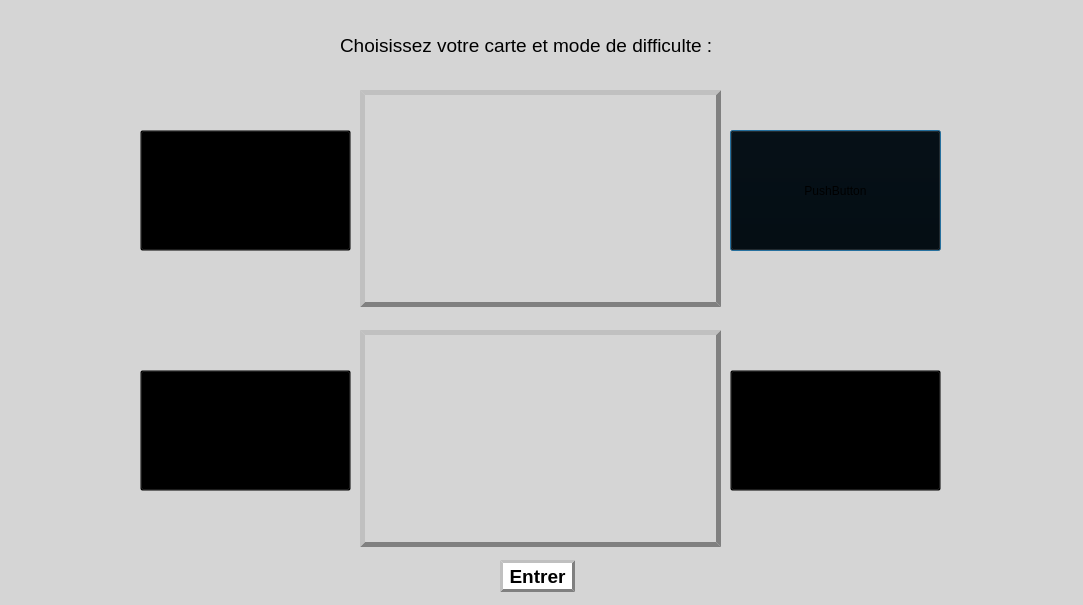
<?xml version="1.0" encoding="UTF-8"?>
<ui version="4.0">
 <class>choix_level</class>
 <widget class="QDialog" name="choix_level">
  <property name="geometry">
   <rect>
    <x>0</x>
    <y>0</y>
    <width>1083</width>
    <height>605</height>
   </rect>
  </property>
  <property name="windowTitle">
   <string>Choix du niveau</string>
  </property>
  <property name="styleSheet">
   <string notr="true">background-color: rgb(213, 213, 213);</string>
  </property>
  <widget class="QLabel" name="map">
   <property name="geometry">
    <rect>
     <x>360</x>
     <y>90</y>
     <width>361</width>
     <height>217</height>
    </rect>
   </property>
   <property name="styleSheet">
    <string notr="true">border-style: outset;
     border-width: 5px;
     border-color: grey
;</string>
   </property>
   <property name="text">
    <string/>
   </property>
   <property name="pixmap">
    <pixmap resource="mice.qrc">:/images/stage.png</pixmap>
   </property>
  </widget>
  <widget class="QPushButton" name="right_map">
   <property name="geometry">
    <rect>
     <x>730</x>
     <y>130</y>
     <width>211</width>
     <height>121</height>
    </rect>
   </property>
   <property name="styleSheet">
    <string notr="true">
background-color: transparent;
image: url(:/images/arrow.png);</string>
   </property>
   <property name="text">
    <string>PushButton</string>
   </property>
  </widget>
  <widget class="QPushButton" name="left_map">
   <property name="geometry">
    <rect>
     <x>140</x>
     <y>130</y>
     <width>211</width>
     <height>121</height>
    </rect>
   </property>
   <property name="styleSheet">
    <string notr="true">
background-color: transparent;
image: url(:/images/arrow_left.png);</string>
   </property>
   <property name="text">
    <string>PushButton</string>
   </property>
  </widget>
  <widget class="QPushButton" name="left_difficulte">
   <property name="geometry">
    <rect>
     <x>140</x>
     <y>370</y>
     <width>211</width>
     <height>121</height>
    </rect>
   </property>
   <property name="styleSheet">
    <string notr="true">
background-color: transparent;
image: url(:/images/arrow_left.png);</string>
   </property>
   <property name="text">
    <string>PushButton</string>
   </property>
  </widget>
  <widget class="QPushButton" name="right_difficulte">
   <property name="geometry">
    <rect>
     <x>730</x>
     <y>370</y>
     <width>211</width>
     <height>121</height>
    </rect>
   </property>
   <property name="styleSheet">
    <string notr="true">
background-color: transparent;
image: url(:/images/arrow.png);</string>
   </property>
   <property name="text">
    <string>PushButton</string>
   </property>
  </widget>
  <widget class="QLabel" name="difficulte">
   <property name="geometry">
    <rect>
     <x>360</x>
     <y>330</y>
     <width>361</width>
     <height>217</height>
    </rect>
   </property>
   <property name="styleSheet">
    <string notr="true">border-style: outset;
     border-width: 5px;
     border-color: grey;</string>
   </property>
   <property name="text">
    <string/>
   </property>
   <property name="pixmap">
    <pixmap resource="mice.qrc">:/images/mode_facile.png</pixmap>
   </property>
  </widget>
  <widget class="QLabel" name="label_3">
   <property name="geometry">
    <rect>
     <x>340</x>
     <y>30</y>
     <width>481</width>
     <height>31</height>
    </rect>
   </property>
   <property name="font">
    <font>
     <pointsize>14</pointsize>
     <italic>false</italic>
     <bold>false</bold>
     <underline>false</underline>
    </font>
   </property>
   <property name="styleSheet">
    <string notr="true"/>
   </property>
   <property name="text">
    <string>Choisissez votre carte et mode de difficulte :</string>
   </property>
  </widget>
  <widget class="QPushButton" name="enter_button">
   <property name="geometry">
    <rect>
     <x>500</x>
     <y>560</y>
     <width>75</width>
     <height>32</height>
    </rect>
   </property>
   <property name="sizeIncrement">
    <size>
     <width>0</width>
     <height>0</height>
    </size>
   </property>
   <property name="font">
    <font>
     <pointsize>14</pointsize>
     <bold>true</bold>
    </font>
   </property>
   <property name="styleSheet">
    <string notr="true">border-style: outset;
     border-width: 3px;
     border-color: grey;
background-color: rgb(255, 255, 255);

</string>
   </property>
   <property name="text">
    <string>Entrer</string>
   </property>
  </widget>
 </widget>
 <resources>
  <include location="mice.qrc"/>
 </resources>
 <connections/>
</ui>
